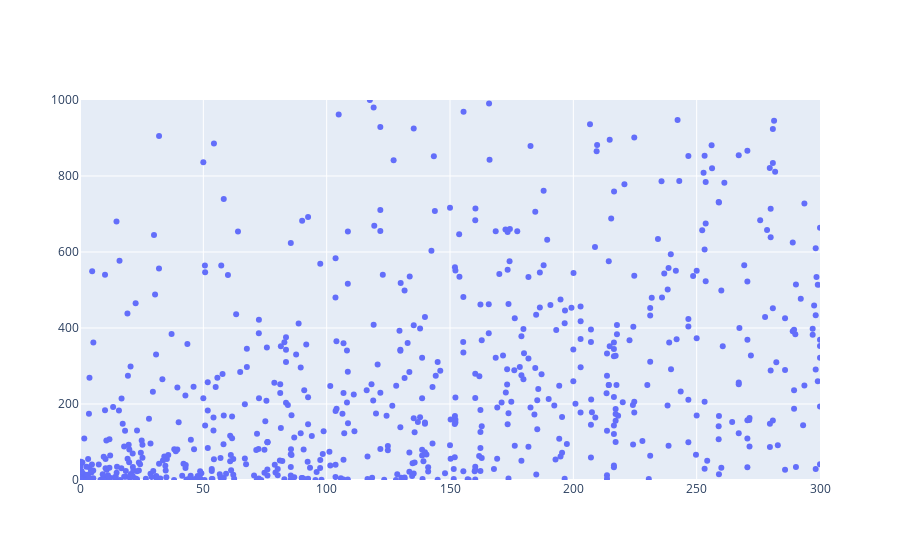

Here is the notebook cell this chart was saved with:
### Markdown cell above
Huh, well we should've known.  Now let's zoom in on our dataset so that our plot no longer expands for just a few of the outliers. We will set the x-axis of our plot to go from zero to 300 million dollars, and the y-axis of our plot to go from zero to one billion dollars.

### Code cell
from graph import build_layout
revenues_per_budgets_trace = trace_values(budgets, domestic_revenues, text = titles)
revenues_layout = build_layout(x_range = [0, 300], y_range = [0, 1000])
plot([revenues_per_budgets_trace], revenues_layout)

### Figure 1 — Plotly figure (JSON) as saved in the notebook; plotly's stock layout.template omitted (floating-point values rounded to 4 significant figures; data arrays with more than 128 entries replaced by an {"elided": "..."} marker saying what was removed)
{"data": [{"mode": "markers", "name": "data", "text": {"elided": "1776 str values"}, "type": "scatter", "x": {"elided": "1776 float values"}, "y": {"elided": "1776 float values"}}], "layout": {"xaxis": {"range": [0, 300]}, "yaxis": {"range": [0, 1000]}}}
